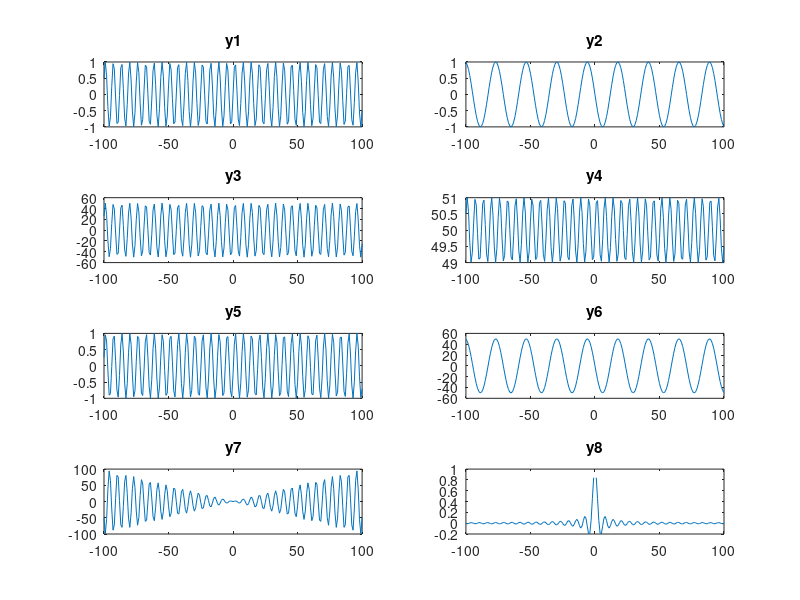
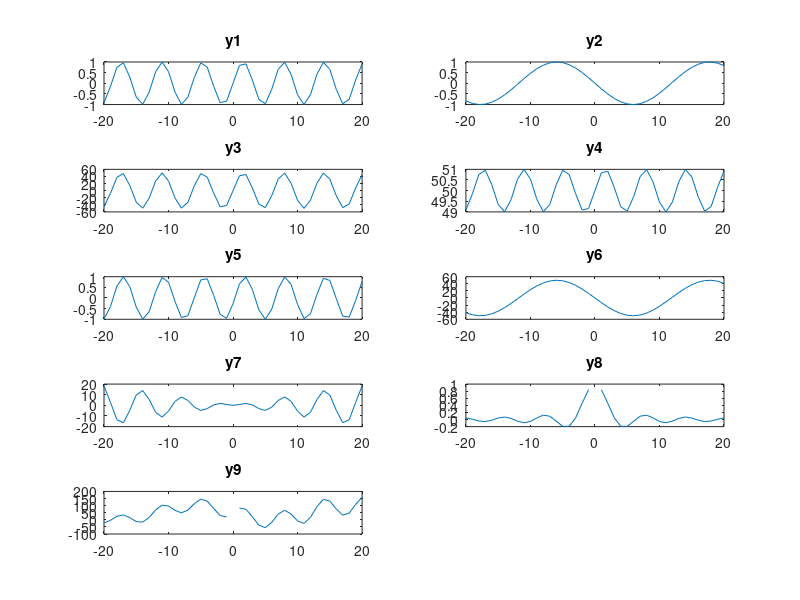
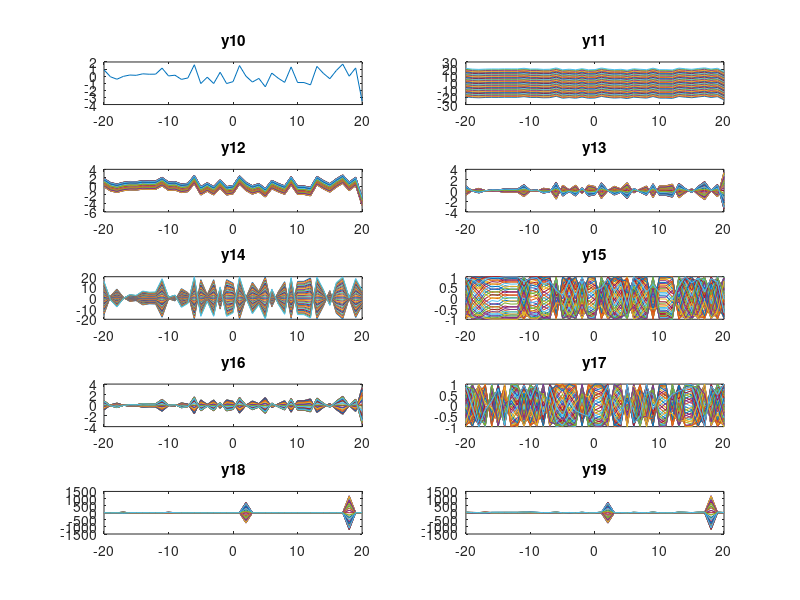
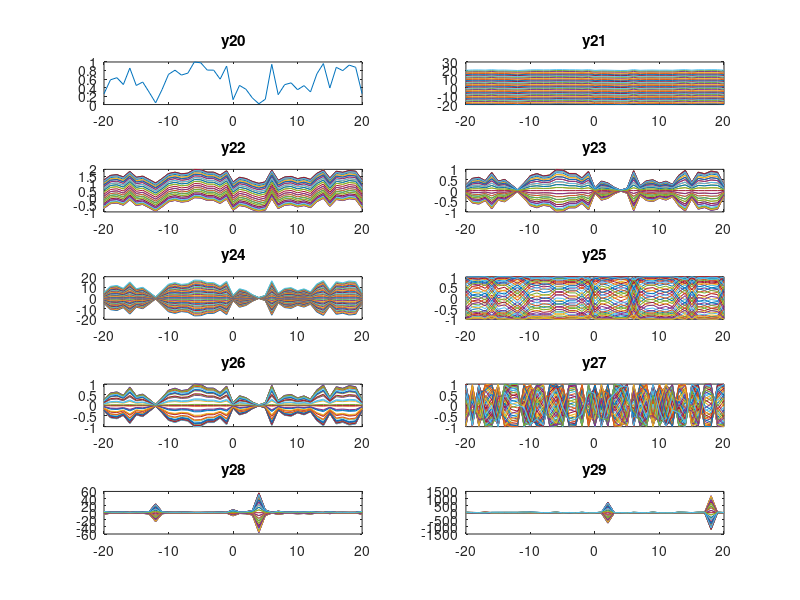

These figures' MATLAB source, in order: (Note: a time limit stopped this script after it produced the figures.)
% Problem 1: 
x = -100:100;
figure(1);

subplot(4,2,1);
y1 = sin(x);
plot(x,y1);
title('y1');

subplot(4,2,2);
y2 = sin(50*x);
plot(x,y2);    
title('y2');

subplot(4,2,3);
y3 = 50*sin(x);
plot(x,y3);  
title('y3');

subplot(4,2,4);
y4 = sin(x)+50;
plot(x,y4); 
title('y4');

subplot(4,2,5);
y5 = sin(x+50);
plot(x,y5);  
title('y5');

subplot(4,2,6);
y6 = 50*sin(50*x);
plot(x,y6);
title('y6');

subplot(4,2,7);
y7 = x.*sin(x);
plot(x,y7);
title('y7');

subplot(4,2,8);
y8 = sin(x)./x;
plot(x,y8);
title('y8');

hold on;
% Problem 2:
x = -20:20;
figure(2);

y1 = sin(x);
y2 = sin(50*x);
y3 = 50*sin(x);
y4 = sin(x)+50;
y5 = sin(x+50);
y6 = 50*sin(50*x);
y7 = x.*sin(x);
y8 = sin(x)./x;
y9=y1+y2+y3+y4+y5+y6+y7+y8;

subplot(5,2,1);
plot(x,y1);
title('y1');


subplot(5,2,2);
plot(x,y2);
title('y2');

subplot(5,2,3);
plot(x,y3);
title('y3');

subplot(5,2,4);
plot(x,y4);
title('y4');

subplot(5,2,5);
plot(x,y5);
title('y5');

subplot(5,2,6);
plot(x,y6);
title('y6');

subplot(5,2,7);
plot(x,y7);
title('y7');

subplot(5,2,8);
plot(x,y8);
title('y8');

subplot(5,2,9);
plot(x,y9);
title('y9');
% Problem 3:
figure(3);

z = randn(41,1);

y10 = z;
subplot(5,2,1);
plot(x,y10);
title('y10');

y11 = z + x;
subplot(5,2,2);
plot(x,y11);
title('y11');

y12 = z + sin(x);
subplot(5,2,3);
plot(x,y12);
title('y12');

y13 = z .* sin(x);
subplot(5,2,4);
plot(x,y13);
title('y13');

y14 = x.* sin(z);
subplot(5,2,5);
plot(x,y14);
title('y14');

y15 = sin(x+z);
subplot(5,2,6);
plot(x,y15);
title('y15');

y16 = z.*sin(50*x);
subplot(5,2,7);
plot(x,y16);
title('y16');

y17 = sin(50*z + x);
subplot(5,2,8);
plot(x,y17);
title('y17');

y18 = sin(x) ./ z;
subplot(5,2,9);
plot(x,y18);
title('y18');

y19 = y11+y12+y13+y14+y15+y16+y17+y18;
subplot(5,2,10);
plot(x,y19);
title('y19');
% Problem 4:
figure(4);

z = rand(41,1);

y20 = z;
subplot(5,2,1);
plot(x,y20);
title('y20');

y21 = z + x;
subplot(5,2,2);
plot(x,y21);
title('y21');

y22 = z + sin(x);
subplot(5,2,3);
plot(x,y22);
title('y22');

y23 = z .* sin(x);
subplot(5,2,4);
plot(x,y23);
title('y23');

y24 = x.* sin(z);
subplot(5,2,5);
plot(x,y24);
title('y24');

y25 = sin(x+z);
subplot(5,2,6);
plot(x,y25);
title('y25');

y26 = z.*sin(50*x);
subplot(5,2,7);
plot(x,y26);
title('y26');

y27 = sin(50*z + x);
subplot(5,2,8);
plot(x,y27);
title('y27');

y28 = sin(x) ./ z;
subplot(5,2,9);
plot(x,y28);
title('y28');

y29 = y11+y12+y13+y14+y15+y16+y17+y18;
subplot(5,2,10);
plot(x,y29);
title('y29');

%Problem 5:
figure(5);

r1=randn(10000,1);
r2=2.*randn(10000,1);
r3=4.*randn(10000,1);
r4=16.*randn(10000,1);

subplot(2,2,1);
hist(r1);
title('r1');

subplot(2,2,2);
hist(r2);
title('r2');

subplot(2,2,3);
hist(r3);
title('r3');

subplot(2,2,4);
hist(r4);
title('r4');
% Problem 6:
figure(6);

r6=10+randn(10000,1);
r7=20+2.*randn(10000,1);
r8=-10+randn(10000,1);
r9=-20+2.*randn(10000,1);

subplot(2,2,1);
hist(r6);
title('r6');

subplot(2,2,2);
hist(r7);
title('r7');

subplot(2,2,3);
hist(r8);
title('r8');

subplot(2,2,4);
hist(r9);
title('r9');

% Problem 7:
figure(7);

r11=-sqrt(3) + (2*sqrt(3)).*rand(10000,1);
r21=-2*sqrt(3) + (4*sqrt(3)).*rand(10000,1);
r31=-4*sqrt(3) + (8*sqrt(3)).*rand(10000,1);
r41=-16*sqrt(3) + (32*sqrt(3)).*rand(10000,1);

subplot(2,2,1);
hist(r11);
title('r11');

subplot(2,2,2);
hist(r21);
title('r21');

subplot(2,2,3);
hist(r31);
title('r31');

subplot(2,2,4);
hist(r41);
title('r41');

% Problem 8:
r61=(10+sqrt(3)) + (-2*sqrt(3)).*rand(10000,1);
r71=(10+2*sqrt(3)) + (-4*sqrt(3)).*rand(10000,1);
r81=-1*(10+sqrt(3)) + (2*sqrt(3)).*rand(10000,1);
r91=-1*(10+2*sqrt(3)) + (4*sqrt(3)).*rand(10000,1);

subplot(2,2,1);
hist(r61);
title('r61');

subplot(2,2,2);
hist(r71);
title('r71');

subplot(2,2,3);
hist(r81);
title('r81');

subplot(2,2,4);
hist(r91);
title('r91');
